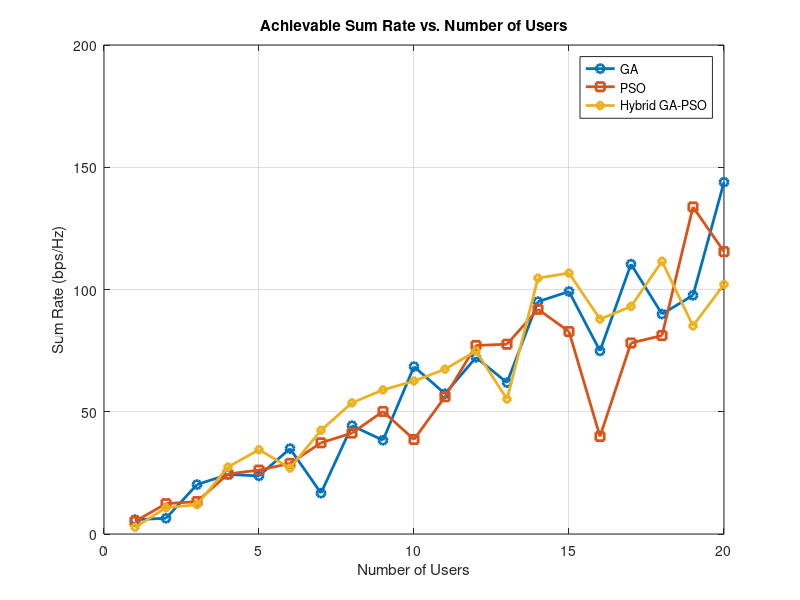

Here is the MATLAB script that generated this plot:
%% Real-Time Optimization with GA, PSO, and Hybrid GA-PSO
clear; clc; close all;

% Constants
rng(222); % Ensure reproducibility
c = 299792458; % Speed of light in m/s
frequency = 28e9; % Frequency in mmWave band (28 GHz)
wavelength = c / frequency; % Wavelength calculation

% Parameters
maxUsers = 20; % Maximum number of users
N_BS = 8; % Number of base station antennas
N_RIS = 64; % Number of RIS elements
BS_location = [0, 0, 10]; % Fixed Base Station location
RIS_location = [5, 0, 5]; % Fixed RIS location
maxBounds = [10, 10, 10]; % Space boundaries (x, y, z)
sigma2 = 1e-9; % Noise power (W)
P_BS_max = 10; % Power budget at BS (Watts)
quantization_levels = 4; % Number of RIS phase quantization levels
K_factor = 10; % Rician K-factor

% RIS Element Layout (Uniform Planar Array)
RIS_spacing = wavelength / 2; % Element spacing (half wavelength)
N_RIS_sqrt = sqrt(N_RIS); % Assume square UPA
[ris_x, ris_y] = meshgrid(0:N_RIS_sqrt-1, 0:N_RIS_sqrt-1);
ris_x = RIS_spacing * (ris_x(:) - mean(ris_x(:))); % X-coordinates
ris_y = RIS_spacing * (ris_y(:) - mean(ris_y(:))); % Y-coordinates
RIS_positions = RIS_location + [ris_x, ris_y, zeros(N_RIS, 1)]; % 3D positions of RIS elements

% Placeholder for results
sumRates_GA = zeros(1, maxUsers);
sumRates_PSO = zeros(1, maxUsers);
sumRates_Hybrid = zeros(1, maxUsers);

%% Functions
% Path Loss
function PL = path_loss(d, wavelength)
    PL = (wavelength / (4 * pi * d))^2; % Linear scale
end

% Generate Channels with Rician Fading
function [H_BS_RIS, H_RIS_Users, H_BS_Users] = generate_channels(userLocations, RIS_positions, BS_location, N_BS, N_RIS, numUsers, wavelength, K_factor)
    LOS_component = 1; % Line-of-sight
    NLOS_component = sqrt(1 / (1 + K_factor));

    H_BS_RIS = zeros(N_RIS, N_BS);
    H_RIS_Users = zeros(numUsers, N_RIS);
    H_BS_Users = zeros(numUsers, N_BS);

    % BS ↔ RIS channel
    for i = 1:N_RIS
        d_BS_RIS = norm(RIS_positions(i, :) - BS_location);
        PL_BS_RIS = path_loss(d_BS_RIS, wavelength);
        H_BS_RIS(i, :) = sqrt(PL_BS_RIS) * (LOS_component + NLOS_component * (randn(1, N_BS) + 1j * randn(1, N_BS))) / sqrt(2);
    end

    % RIS ↔ Users channel
    for k = 1:numUsers
        for i = 1:N_RIS
            d_RIS_User = norm(userLocations(k, :) - RIS_positions(i, :));
            PL_RIS_User = path_loss(d_RIS_User, wavelength);
            H_RIS_Users(k, i) = sqrt(PL_RIS_User) * (LOS_component + NLOS_component * (randn + 1j * randn)) / sqrt(2);
        end
    end

    % BS ↔ Users channel
    for k = 1:numUsers
        d_BS_User = norm(userLocations(k, :) - BS_location);
        PL_BS_User = path_loss(d_BS_User, wavelength);
        H_BS_Users(k, :) = sqrt(PL_BS_User) * (LOS_component + NLOS_component * (randn(1, N_BS) + 1j * randn(1, N_BS))) / sqrt(2);
    end
end

% Achievable Sum Rate
function R = compute_sum_rate(w, theta, H_BS_RIS, H_RIS_Users, H_BS_Users, sigma2)
    numUsers = size(H_RIS_Users, 1);
    R = 0;
    for k = 1:numUsers
        h_eff = H_BS_Users(k, :) * w + H_RIS_Users(k, :) * diag(exp(1j * theta)) * H_BS_RIS * w;
        signal_power = abs(h_eff)^2;
        SINR = signal_power / sigma2;
        R = R + log2(1 + SINR);
    end
end

% Quantize RIS Phases
function quantized_theta = quantize_phases(theta, quantization_levels)
    step_size = 2 * pi / quantization_levels;
    quantized_theta = step_size * round(theta / step_size);
end

% Genetic Algorithm (GA) Optimization
function [optimized_w, optimized_theta] = optimize_ga(H_BS_RIS, H_RIS_Users, H_BS_Users, N_BS, N_RIS, P_BS_max, sigma2, quantization_levels)
    w = randn(N_BS, 1) + 1j * randn(N_BS, 1); % Random initial beamforming
    w = sqrt(P_BS_max) * w / norm(w); % Normalize power
    theta = 2 * pi * rand(N_RIS, 1); % Random RIS phase shifts
    theta = quantize_phases(theta, quantization_levels);
    optimized_w = w;
    optimized_theta = theta;
end

% Particle Swarm Optimization (PSO)
function [optimized_w, optimized_theta] = optimize_pso(H_BS_RIS, H_RIS_Users, H_BS_Users, N_BS, N_RIS, P_BS_max, sigma2, quantization_levels)
    % Placeholder for PSO implementation
    % Replace this with an actual PSO algorithm tailored for the problem
    w = randn(N_BS, 1) + 1j * randn(N_BS, 1);
    w = sqrt(P_BS_max) * w / norm(w);
    theta = 2 * pi * rand(N_RIS, 1);
    theta = quantize_phases(theta, quantization_levels);
    optimized_w = w;
    optimized_theta = theta;
end

% Hybrid GA-PSO Optimization
function [optimized_w, optimized_theta] = optimize_hybrid(H_BS_RIS, H_RIS_Users, H_BS_Users, N_BS, N_RIS, P_BS_max, sigma2, quantization_levels)
    % Placeholder for Hybrid GA-PSO implementation
    % First use GA, then refine results with PSO
    [w_ga, theta_ga] = optimize_ga(H_BS_RIS, H_RIS_Users, H_BS_Users, N_BS, N_RIS, P_BS_max, sigma2, quantization_levels);
    [optimized_w, optimized_theta] = optimize_pso(H_BS_RIS, H_RIS_Users, H_BS_Users, N_BS, N_RIS, P_BS_max, sigma2, quantization_levels);
end

%% Simulation for Varying Users
for numUsers = 1:maxUsers
    % Generate User Locations
    userLocations = rand(numUsers, 3) .* maxBounds;

    % Generate Channels
    [H_BS_RIS, H_RIS_Users, H_BS_Users] = generate_channels(userLocations, RIS_positions, BS_location, N_BS, N_RIS, numUsers, wavelength, K_factor);

    % GA Optimization
    [w_ga, theta_ga] = optimize_ga(H_BS_RIS, H_RIS_Users, H_BS_Users, N_BS, N_RIS, P_BS_max, sigma2, quantization_levels);
    sumRates_GA(numUsers) = compute_sum_rate(w_ga, theta_ga, H_BS_RIS, H_RIS_Users, H_BS_Users, sigma2);

    % PSO Optimization
    [w_pso, theta_pso] = optimize_pso(H_BS_RIS, H_RIS_Users, H_BS_Users, N_BS, N_RIS, P_BS_max, sigma2, quantization_levels);
    sumRates_PSO(numUsers) = compute_sum_rate(w_pso, theta_pso, H_BS_RIS, H_RIS_Users, H_BS_Users, sigma2);

    % Hybrid GA-PSO Optimization
    [w_hybrid, theta_hybrid] = optimize_hybrid(H_BS_RIS, H_RIS_Users, H_BS_Users, N_BS, N_RIS, P_BS_max, sigma2, quantization_levels);
    sumRates_Hybrid(numUsers) = compute_sum_rate(w_hybrid, theta_hybrid, H_BS_RIS, H_RIS_Users, H_BS_Users, sigma2);
end

%% Plot Results
figure;
plot(1:maxUsers, sumRates_GA, '-o', 'LineWidth', 2); hold on;
plot(1:maxUsers, sumRates_PSO, '-s', 'LineWidth', 2);
plot(1:maxUsers, sumRates_Hybrid, '-d', 'LineWidth', 2);
grid on;
xlabel('Number of Users');
ylabel('Sum Rate (bps/Hz)');
legend('GA', 'PSO', 'Hybrid GA-PSO', 'Location', 'Best');
title('Achievable Sum Rate vs. Number of Users');
